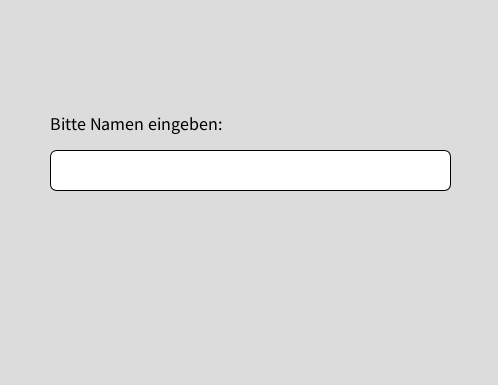
Frame 1 (no input)
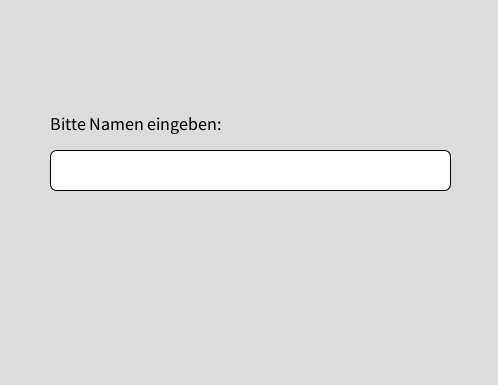
Frame 60 (the mouse pressed at the canvas centre just before this capture)
Frame 120 (the mouse held since frame 60 and released just before this capture): identical to frame 60, image omitted

The Processing sketch that drew these frames (run headless with seeded random() and noise(); from frame 60 on, the mouse is pressed at the canvas centre):

// Processing sketch: Java_Namens_Eingabe
// ── Java_Namens_Eingabe.pde
String input = "";
boolean typing = true; 


void setup() {
  size(498, 385);   // Fenstergröße wie gewünscht
}

void draw() {
  background(220);
  textSize(18);
fill(0);
text("Bitte Namen eingeben:", 50, 130);

  
  // Eingabebalken zeichnen
  fill(255);
  stroke(0);
  rect(50, 150, 400, 40, 7);  // ein Balken mit runden Ecken

  // Text anzeigen
  fill(0);
  textSize(20);
  text(input, 60, 178);
}

void keyPressed() {
  if (typing) {
    if (key == BACKSPACE) {
      if (input.length() > 0) {
        input = input.substring(0, input.length()-1); // Zeichen löschen
      }
    } else if (key == ENTER || key == RETURN) {
      typing = false;   // Eingabe beenden
      println("Username ist: " + input);
    } else if (key != CODED) {
      input += key;  // Zeichen anhängen
    }
  }
}
